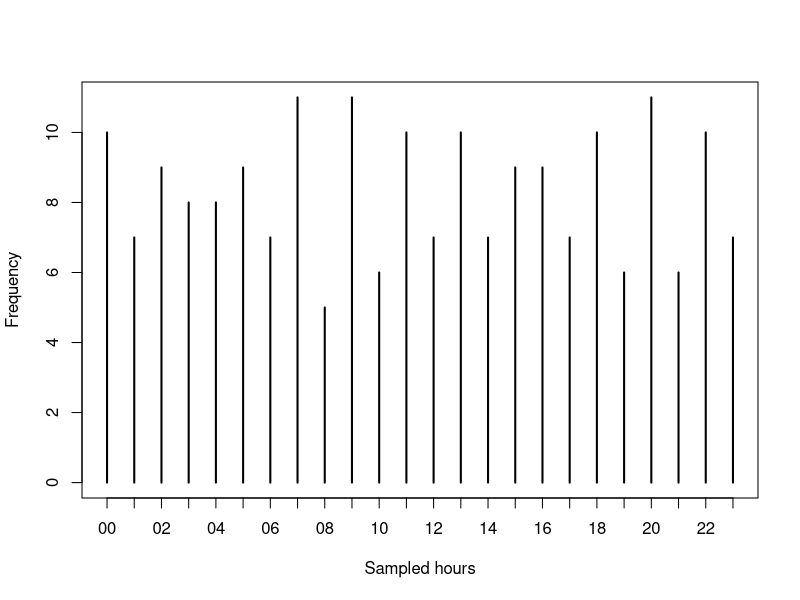
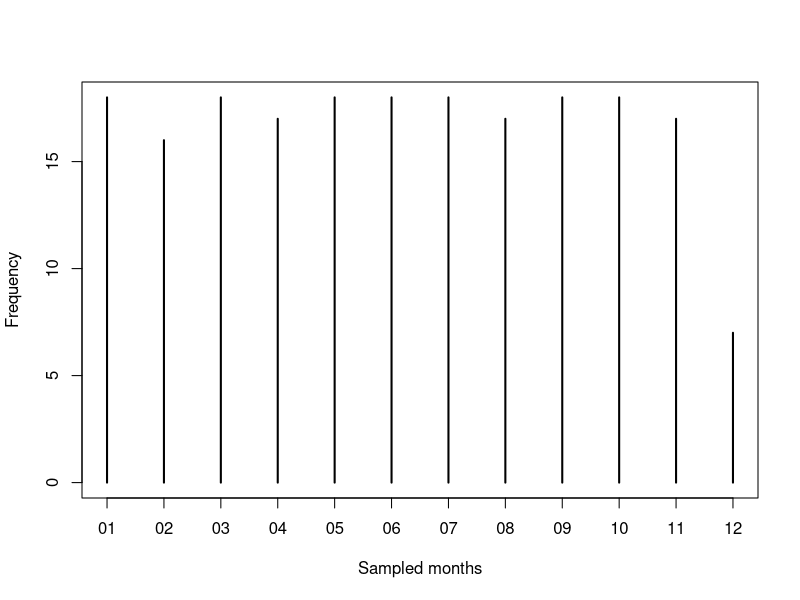
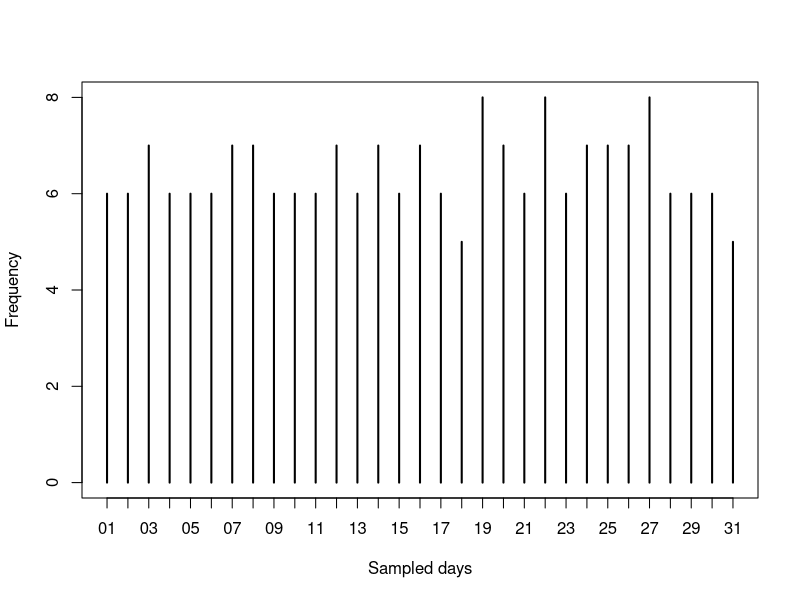
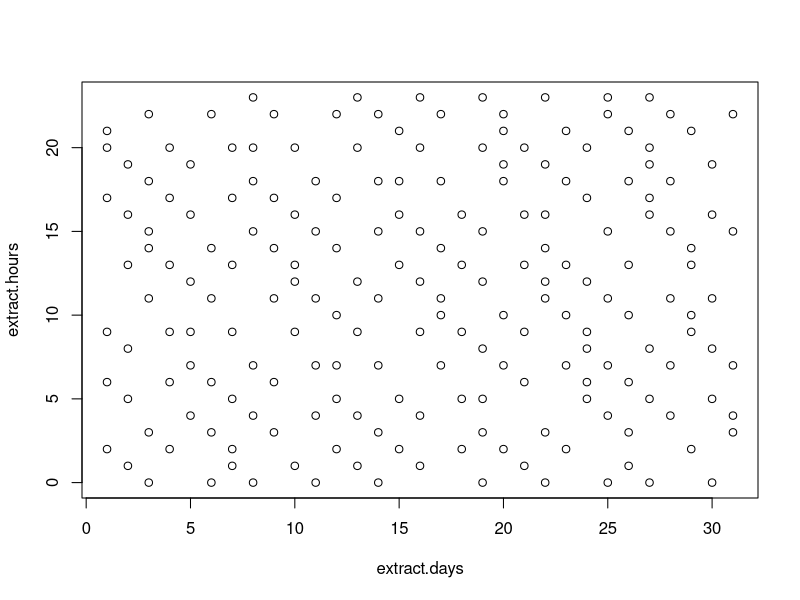
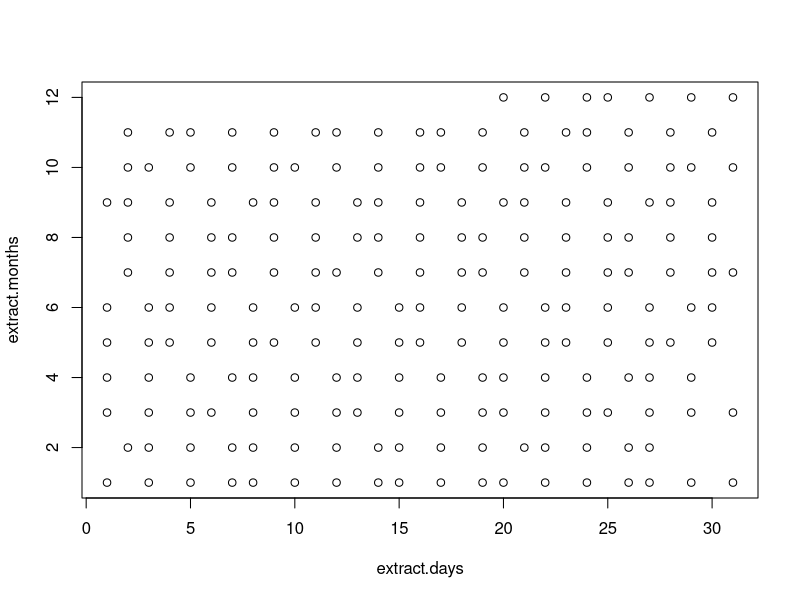
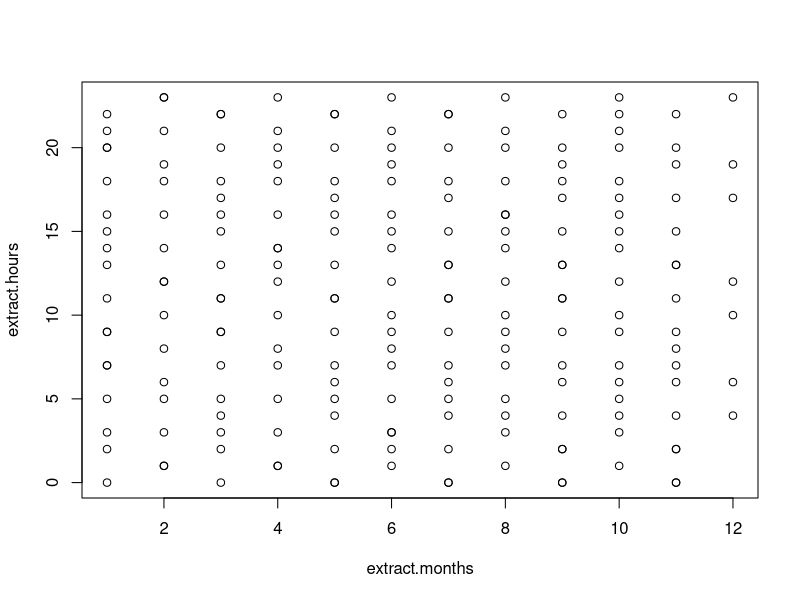

The R source for these figures, in order:
#Subsampling scheme for AWI231-11_sv1058
#Originally written by Danielle Harris, 13 Apr 2017
#Parameters adjusted for site by Brian Miller, 22 Jun 2018

#Assuming 1 year of data, in hourly files and we want to analyse ~200 hours of data

site.code<-"awi231-11_sv1058"
#######################################################################################
##Step 1: Work out total number of hours in the whole dataset
#NB: in ISOdatatime GMT as a timezone is treated as UTC so no daylight savings are observed.  The default is the "current" (I assume the computer's) timezone.
start.date.time<-ISOdatetime(2014, 12, 20, 0, 0, 0, tz="GMT")
end.date.time<-ISOdatetime(2015, 11, 30, 23, 0, 0, tz="GMT") 
total.days<-as.numeric(end.date.time - start.date.time)
total.hours<-total.days*24

########################################################################################
#Step 2: assume that we will use a 1 hour file as a sampling unit - work out the spacing required to generate 900 hours in a sample.  

no.samples.required<-200
spacing.required<-total.hours/(no.samples.required) 
#note that the seq function in R uses no.samples.required-1, but this is without considering that a random start will be used between 1 and the spacing number.  Therefore, the spacing.required is used as a non-integer number of hours but then will be rounded to the nearest hour across the subsample.

#######################################################################################
#Step 3: ask whether this spacing could create a potentially meaningful temporal pattern in the sampling scheme i.e., aliasing and adjust if necessary.

#9.73 hours is not divisible by 24, so we would not expect any aliasing to occur.  However, we can check this at the end. 

###################################################################################
#Step 4: create a sequence of hours sampled using the above spacing and with a random start point for the first number

#select a random number between 1 and the required spacing. 
random.hour.start<-runif(1,1,spacing.required)

#convert this decimal number of hours to a proper date time object using the start date
random.start.date.time<-start.date.time + as.difftime(random.hour.start, unit="hours")

#need to turn the required spacing into seconds for the sequence function
spacing.required.secs<-spacing.required*60*60

#so this sequence starts with the random start hour on the first day, then increases using the spacing required as a step length, and generates the required number of samples.  Finally, the whole sequence is rounded to the nearest integer hour.
random.sample<-round(seq(random.start.date.time,by = spacing.required.secs,length.out= no.samples.required),"hours")
#note that the seq splits the data by the second but then we round to the nearest hour. This means that sometimes the spacing is 9 hours, sometimes 10...but this helps to break any temporal repetitive patterning.

#extract the hours to check whether there is any temporal aliasing
extract.hours<-format(random.sample, "%H")
extract.months<-format(random.sample, "%m")
extract.days<-format(random.sample, "%d")

summary.hours<-table(extract.hours)
plot(summary.hours,xlab="Sampled hours",ylab="Frequency")

summary.months<-table(extract.months)
plot(summary.months,xlab="Sampled months",ylab="Frequency")

summary.days<-table(extract.days)
plot(summary.days,xlab="Sampled days",ylab="Frequency")

#check the relationship between chosen days, hours, and months.  The most important plot here is the first one of hours against day of the month.  This helps to flag if there is any temporal repetetive patterning to be aware of.
plot(extract.days,extract.hours)
plot(extract.days,extract.months)
plot(extract.months,extract.hours)

write.csv(data.frame(HourNumber=1:length(random.sample), Name=site.code,
                     StartTime=random.sample, StopTime=random.sample+3600), 
          file=paste(site.code,"_subsample.csv"), row.names = FALSE)



